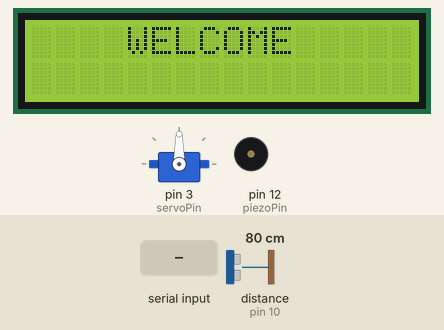
Simulated run of this sketch. Board: Arduino Uno, built with avr-gcc and run on an emulated ATmega328P. On the bench: servo, 16×2 character LCD, buzzer (waves = sounding). Wiring (inferred from the names in the program): ultrasonic range finder: trigger pin 9; echo pin 10. Inputs (shaded band) come from the test bench; at power-on: distance to the obstacle (sensor on pin 10) 80 cm. The echo pulse lasts 58.3 µs per cm.

Above: at 2.6 s.
2.7 s: "8520\n" received over Serial
At 7.1 s:
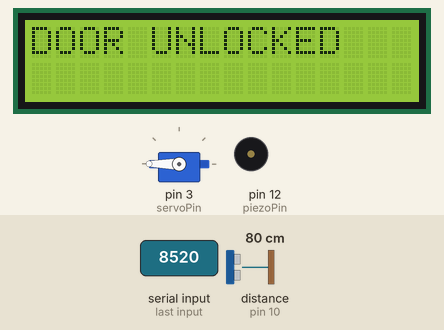
At 17.9 s:
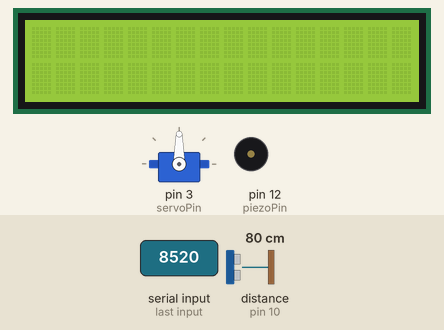
Timing chart, 0 to 22.5 s (numbered marks = the images above; inputs shaded):
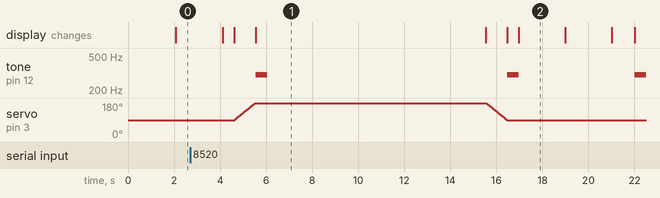

The sketch:

door_lock1.ino
```cpp
#include <Adafruit_LiquidCrystal.h>
#include <Servo.h>
Adafruit_LiquidCrystal lcd(0);
const int servoPin = 3;
int PASSWORD;
int pos;
const int triggPin = 9;
const int echoPin=10;
float distance;
long duration;
Servo servo1;
int piezoPin = 12;
void setup(){
servo1.attach(servoPin);
Serial.begin(9600);
lcd.begin(16,2);
pinMode(piezoPin,OUTPUT);
pinMode(triggPin, OUTPUT);
pinMode(echoPin, INPUT);
}

void loop() {
ultrasonic_sensor();

  if (distance>=300){
    lcd.setBacklight(0);
  }
  else{
    lcd.setBacklight(1);
  }
  delay(1000);
if (distance >=0 && distance <=290 ){
lcd.setCursor(3,0);
lcd.print(" WELCOME ");
delay (2000);
lcd.clear();
lcd.setCursor(0,0);
lcd.print("Please Enter Pin");
while (Serial.available() == 0){}
 PASSWORD = Serial.parseInt();
 if (PASSWORD == 8520){
  Rightpasscode();
  for (pos = 90; pos <= 180; pos += 1) {
    servo1.write(pos);
    delay (10);
  }
   lcd.setCursor(0,0);
   lcd.print("DOOR UNLOCKED");
   tone(piezoPin, 300, 500);
  delay(10000);
   lcd.clear();
for (pos = 180; pos >= 90; pos -= 1) {
    servo1.write(pos);
    delay(10);
 }
  lcd.setCursor(0,1);
  lcd.print("DOOR LOOCKED");
  tone(piezoPin, 300, 500);
  delay(500);
  lcd.clear();
}

  else{
 Wrongpasscode();
  }
 }
}


void Rightpasscode(){
lcd.setCursor(0,1);
lcd.print("RIGHT PIN");
delay(500);
lcd.clear();


}

void Wrongpasscode(){
lcd.setCursor(0,1);
lcd.print("WRONG PIN");
tone(piezoPin, 300, 1000);
delay(1000);
lcd.clear();
 }

void ultrasonic_sensor(){
   digitalWrite(triggPin,LOW);
  delayMicroseconds(2);
  digitalWrite(triggPin,HIGH);
  delayMicroseconds(10);
  digitalWrite(triggPin,LOW);

duration = pulseIn(echoPin,HIGH);
distance = duration*0.034 / 2;
/*Serial.print("The Distane of the object from the sensor is ");
Serial.print(distance);
 Serial.println(" cm");*/
 delay(1000);
}
```

Measured:
- after the input at 2.7 s, tone on pin 12 (piezoPin): goes 300 Hz 0.50 s, silent 10.4 s, 300 Hz 0.50 s, silent 5.0 s, then 300 Hz, starting after 2.8 s; servo on pin 3 (servoPin): rises from 90° to 180° in 0.89 s, then falls to 90° in 10.9 s; the display: first changes after 1.4 s (image 1 shows a later state)
- what the display in image 1 shows lasts 10.0 s, from 5.5 s to 15.5 s
